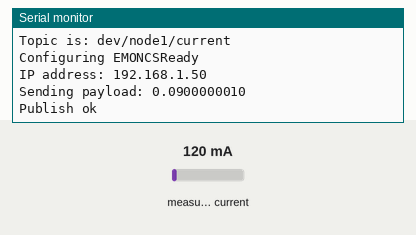
This sketch was run on a simulated ESP8266 (NodeMCU). Shown: the last lines printed to the serial monitor. The test bench sets the inputs (shaded band); at power-on: measured current 120 mA. WiFi joins after 1.5 s; servers stay silent unless stated; no MQTT or app messages arrive unless stated.

Above: at 2.7 s.
2.8 s: measured current set to 40 mA
At 3.6 s:
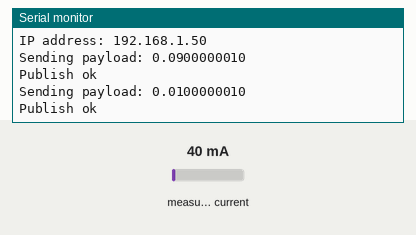
4.4 s: measured current set to 500 mA
At 6.2 s:
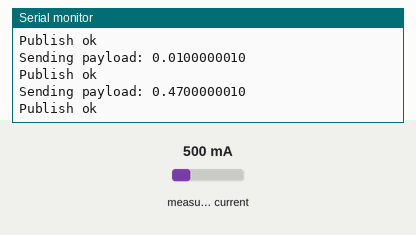
Timing chart, 0 to 7.7 s (numbered marks = the images above; inputs shaded):
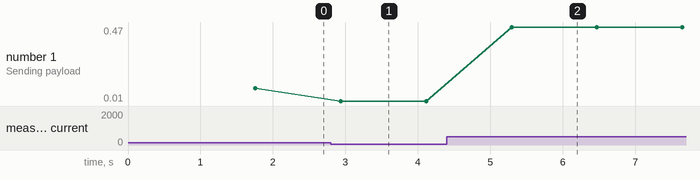

The sketch:

CurrentMeas.ino
```cpp
#include <PubSubClient.h>
#include <ESP8266WiFi.h>
#include "EmonLib.h"
#include <ESP8266mDNS.h>
#include <WiFiUdp.h>
#include <ArduinoOTA.h>


#define REPORT_INTERVAL 1           // in sec

// Wifi SSID e Password
const char* ssid = "";
const char* password = "";

// Tópicos MQTT
char* hellotopic = "hello_topic";
char* topic = "dev/node1/current";
char* server = "";
int port = 1883;

// MQTT Client
String clientName;
WiFiClient wifiClient;
PubSubClient client(server, port, wifiClient);

// Medição
double Irms;
double Vrms = 127.00;
int cnt;

EnergyMonitor emon1;


// Converte mac to string
String macToStr(const uint8_t* mac){

    String result;

  for (int i = 0; i < 6; ++i) {

      result += String(mac[i], 16);

      if (i < 5)
          result += ':';
    }

    return result;
}

// Configurações
void setup(){


  //Comunicação Serial
  Serial.begin(115200);
  Serial.println("Booting");

  Serial.println();
  Serial.print("Connecting to ")  ;
  Serial.println(ssid);

  WiFi.mode(WIFI_STA);
  WiFi.begin(ssid, password);

  // Aguardando Conexão
  while (WiFi.status() != WL_CONNECTED) {

      delay(500);
      Serial.print(".");
  }

  // Conectado
  Serial.println("");
  Serial.println("WiFi connected");
  Serial.println("IP address: ");
  Serial.println(WiFi.localIP());

  // Cliente
  clientName += "esp8266-";
  uint8_t mac[6];
  WiFi.macAddress(mac);
  clientName += macToStr(mac);
  clientName += "-";
  clientName += String(micros() & 0xff, 16);

  // Conexão com o Servidor MQTT
  Serial.print("Connecting to ");
  Serial.print(server);
  Serial.print(" as ");
  Serial.println(clientName);

  if (client.connect((char*) clientName.c_str())) {

    Serial.println("Connected to MQTT broker");
    Serial.print("Topic is: ");
    Serial.println(topic);

  }else {
    Serial.println("MQTT connect failed");
    Serial.println("Will reset and try again...");
    abort();
  }

  // Configuração do EMONCS
  Serial.print("Configuring EMONCS");

  // Sensor de Corrente (input pin, calibration)
  emon1.current(A0, 19);

  delay(20);


  // Configuração do OTA
  // Port defaults to 8266
  ArduinoOTA.setPort(8266);

  // Hostname defaults to esp8266-[ChipID]
  ArduinoOTA.setHostname("Node1-Current");

  // No authentication by default
  ArduinoOTA.setPassword((const char *)"esp8266");

  ArduinoOTA.onStart([]() {
    Serial.println("Start");
  });
  ArduinoOTA.onEnd([]() {
    Serial.println("\nEnd");
  });
  ArduinoOTA.onProgress([](unsigned int progress, unsigned int total) {
    Serial.printf("Progress: %u%%\r", (progress / (total / 100)));
  });
  ArduinoOTA.onError([](ota_error_t error) {
    Serial.printf("Error[%u]: ", error);
    if (error == OTA_AUTH_ERROR) Serial.println("Auth Failed");
    else if (error == OTA_BEGIN_ERROR) Serial.println("Begin Failed");
    else if (error == OTA_CONNECT_ERROR) Serial.println("Connect Failed");
    else if (error == OTA_RECEIVE_ERROR) Serial.println("Receive Failed");
    else if (error == OTA_END_ERROR) Serial.println("End Failed");
  });
  ArduinoOTA.begin();
  Serial.println("Ready");
  Serial.print("IP address: ");
  Serial.println(WiFi.localIP());


}


// Principal
void loop(){

    // Verificação OTA update
    ArduinoOTA.handle();

    // Medição de Corrente (Calculo Irms)
    Irms = emon1.calcIrms(1480)-0.03;

    // Conversão double to String
    String payload = String(Irms,DEC);

    // Envio do Pacote MQTT
    sendPayload(payload, topic);

    cnt = REPORT_INTERVAL;

    // Temporização 1s
    while (cnt--)
      delay(1000);
}


// Envia MQTT Payload
void sendPayload(String payload, char* topic) {

  if (!client.connected()) {
    if (client.connect((char*) clientName.c_str())) {
      Serial.println("Connected to MQTT broker again");
      Serial.print("Topic is: ");
      Serial.println(topic);
    }
    else {
      Serial.println("MQTT connect failed");
      Serial.println("Will reset and try again...");
      abort();
    }
  }

  if (client.connected()) {
    Serial.print("Sending payload: ");
    Serial.println(payload);

    if (client.publish(topic, (char*) payload.c_str())) {
      Serial.println("Publish ok");
    }
    else {
      Serial.println("Publish failed");
    }
  }

}


// Manipula Mensagem Recebidas
void callback(char* topic, byte* payload, unsigned int length) {


}
```

Measured:
- after the input at 2.8 s, the serial monitor: prints a new line after 0.13 s (image 1)
- after the input at 4.4 s, the serial monitor: prints a new line after 0.89 s (image 2)
- plotted number 1: 0.09 → 0.01 after the input at 2.8 s, 0.01 → 0.47 after the input at 4.4 s
